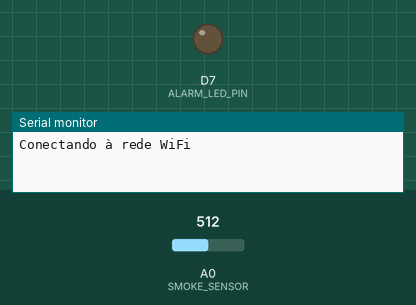
This sketch was run on a simulated ESP8266 (NodeMCU). On the bench: output pins drawn as LEDs (lit = HIGH), the last lines printed to the serial monitor. Inputs (shaded band) come from the test bench; at power-on: A0 (SMOKE_SENSOR) = 512. WiFi joins after 1.5 s; servers stay silent unless stated; the local clock reads 2024-03-15 10:24:30 at power-on unless the sketch sets it; no MQTT or app messages arrive unless stated.

Above: at 0.1 s.
At 1.7 s:
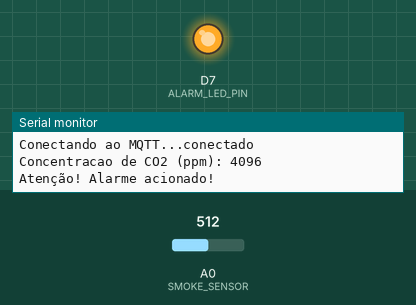
Timing chart, 0 to 3.2 s (numbered marks = the images above):
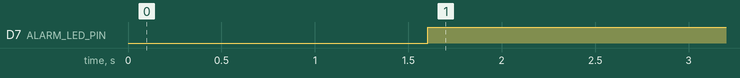

The sketch:

Detector.ino
```cpp
//---------------------------------- Imports de dependências do projeto---------
#include <ESP8266WiFi.h>
#include <WiFiClientSecure.h>
#include <ThingSpeak.h>
#include <UniversalTelegramBot.h>
#include <PubSubClient.h>
//------------------------------------------------------------------------------

//--------------------------------- Definição de variaveis de ambiente e configurações ---------
#define WIFI_SSID "VIVOFIBRA-D5D4"  // Nome da rede wifi
#define WIFI_PASSWORD "722369D5D4" // Senha da rede wifi
#define BOT_TOKEN "6981692260:AAGJPiBXZP06EbBbHCwyRrCJUs37t-iPLls"  // Token do bot do telegram
#define CHAT_ID "5708886922" // ID do chat do telegram

#define THINGSPEAK_WRITE_INTERVAL 5000 // Intervalo em ms entre envios de dados ao ThingSpeak
#define ALARM_LED_PIN D7    // IO do led vermelho
#define SMOKE_SENSOR A0     // IO do sensor de fumaça

#define ALARM_LIMIT 700       // Limite de concentração de CO2 para acionamento do alarme
#define ALARM_INTERVAL 30000 // Tempo em ms em que o alarme pode ser acionado novamente

const char* mqttServer = "mqtt3.thingspeak.com"; // Broker do ThingSpeak
const int mqttPort = 1883; //Porta pública do serviço
const char* mqttUser = "Nw0kJz0YJjcpMBgFNh0zIAY";
const char* mqttClientId = "Nw0kJz0YJjcpMBgFNh0zIAY";
const char* mqttPassword = "m/F6PrbTpHJCE5e66267v7L4";

const char* topic = "channels/2552884/publish"; //channels/<channelID>/publish

const int field1 = 1; //concetracao de fumaça/gas
const int field2 = 2; //alarme acionado? bit 1 ou 0

unsigned long lastTime;
unsigned long currentTime;
unsigned long alarmTurnedOffTime;

bool alarmFlag;
bool commandFlag;
int turnOffCommand;
float sensorValue;
//-----------------------------------------------------------------------------------------------

//---------------------------- Inicialização de serviços ----------------------------------------
X509List cert(TELEGRAM_CERTIFICATE_ROOT); //Certificado de segurança de inicialização da API do robô do Telegram
WiFiClientSecure clientSecure; //Certificado de segurança do WiFi
WiFiClient espClient; //Cliente do WiFi
PubSubClient client(espClient); //Serviço de publicação de mensagem do MQTT
UniversalTelegramBot bot(BOT_TOKEN, clientSecure); //Inicialização do BOT do Telegram
//-----------------------------------------------------------------------------------------------

void ConnectToWiFi(void){
  // ------------ Configura root certificate para api.telegram.org ------------------------------
  configTime(0, 0, "pool.ntp.org");
  clientSecure.setTrustAnchors(&cert);
  //---------------------------------------------------------------------------------------------

  // ------------ Tenta conectar ao wifi --------------------------------------------------------
  Serial.println("Conectando à rede WiFi");
  WiFi.begin(WIFI_SSID, WIFI_PASSWORD);
  while (WiFi.status() != WL_CONNECTED)
  {
      delay(500);
      Serial.print(".");
  }
  Serial.println("");
  Serial.println("WiFi conectado com sucesso!");
  Serial.println("IP obtido: ");
  Serial.println(WiFi.localIP());
  //---------------------------------------------------------------------------------------------
}

void reconnect() {
  // ------------ Tenta conectar ao broker MQTT --------------------------------------------------------
  while (!client.connected()) {
    Serial.print("Conectando ao MQTT...");
    if (client.connect(mqttClientId, mqttUser, mqttPassword)) {
      Serial.println("conectado");
    } else {
      Serial.print("falha, rc=");
      Serial.print(client.state());
      Serial.println(" tentando novamente em 5 segundos");
      delay(5000);
    }
  }
  //---------------------------------------------------------------------------------------------
}

void SendTelegramNotification(String message) {
  bot.sendMessage(CHAT_ID, message, "");
  Serial.println(message);
}

void TurnAlarmOn(){ // Liga led de alarme
  alarmFlag = true;
  digitalWrite(ALARM_LED_PIN, HIGH);
  Serial.println("Atenção! Alarme acionado!");
}

void TurnAlarmOff(){ // Desliga led de alarme
  alarmFlag = false;
  digitalWrite(ALARM_LED_PIN, LOW);
}

void setup(){
    Serial.begin(115200);
    delay(50);

    // Inicializa outputs (váriaveis de processo)
    pinMode(ALARM_LED_PIN, OUTPUT);
    alarmFlag = false;
    commandFlag = false;
    turnOffCommand = 0;

    // Conecta ao wifi
    ConnectToWiFi();

    // Setup do Broker MQTT
    client.setServer(mqttServer, mqttPort);

    lastTime = 0;
}

void loop(){
  // ------------  TryCatch de reconexão do broker MQTT -------------------------------
  if (!client.connected()) {
    reconnect();
  }

  client.loop();
  //------------------------------------------------------------------------------------

  // -------------- Regra de negócio de validação do valor lido pelo sensor ------------
  int sensorValue = analogRead(SMOKE_SENSOR) * 8;

  Serial.print("Concentracao de CO2 (ppm): ");
  Serial.println(sensorValue);

  currentTime = millis();

  if(commandFlag){
    // Verifica se já passou o tempo necessário para verificação de fumaça
    if((currentTime - alarmTurnedOffTime > ALARM_INTERVAL)){
      commandFlag = false; // alarme pode ser ligado novamente se houver fumaça
    }
  }else{
    // Verifica se o valor do sensor está dentro do limite
    if(sensorValue > ALARM_LIMIT){
      TurnAlarmOn();
    }else{
      TurnAlarmOff();
    }
  }
  // -----------------------------------------------------------------------------------


  // Verifica se é o momento de enviar dados ao ThingSpeak
  if((currentTime - lastTime > THINGSPEAK_WRITE_INTERVAL))
  {
    // ----- Formatando o string para publicação da mensagem ----------------------------
    char payload[100];
    sprintf(payload, "field1=%d&field2=%d", sensorValue, alarmFlag);
    // -----------------------------------------------------------------------------------

    // ----- Envio da mensagem para o ThingSpeak -----------------------------------------
    client.publish(topic, payload);
    // -----------------------------------------------------------------------------------

    if(alarmFlag){
      SendTelegramNotification("O alarme de incêndio foi acionado.");
    }
    lastTime = currentTime;
  }

  delay(2500);
}
```

Measured:
- by itself, D7 (ALARM_LED_PIN): LOW → HIGH at 1.6 s
